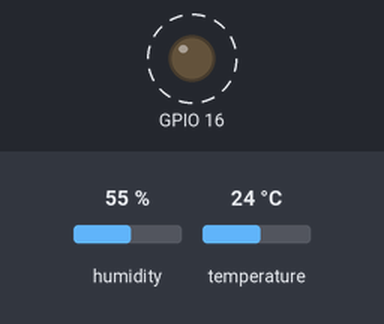
This sketch was run on a simulated ESP8266 (NodeMCU). Parts: output pins drawn as LEDs (lit = HIGH). Dashed ring = blinking. The test bench sets the inputs (shaded band); at power-on: humidity 55 %, temperature 24 °C. WiFi joins after 1.5 s; servers stay silent unless stated; what the sketch prints to the serial monitor is not drawn.

Above: at 3.7 s.
Timing chart, 0 to 6.5 s (numbered marks = the images above):
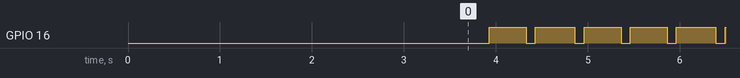

The sketch:

NodeMCU_Paas_01.ino
```cpp
#include <ESP8266WiFi.h>
#include <DHT.h>

#define DHTPIN 2     // GPIO02(D4) NodeMCU v1.0
#define DHTTYPE DHT11   // DHT 11
#define DELAY 100

const char *ssid = "RimadStudio_Wifi";
const char *pass = "a1321";
const char *host_thingspeak = "api.thingspeak.com";
const char *host_dweet = "dweet.io";
const char *host_sparkfun = "data.sparkfun.com";
const char *API_KEY = "34OLZ3ADTX9S7FY6";
const char *thing_name = "Rimand-Node-Red";

DHT dht(DHTPIN,DHTTYPE,30);
float t;

String getData();

void setup() {
  pinMode(16,OUTPUT);
  delay(2000);
  Serial.begin(9600);
  dht.begin();
  //-------------------------------------
  Serial.print("\n\n");
  Serial.print("Connecting to ");
  Serial.print(ssid);
  //-------------------------------------
  WiFi.begin(ssid, pass);
  while (WiFi.status() != WL_CONNECTED) {
    delay(500);
    Serial.print(".");
  }
  Serial.println("\nWiFi connected");
  Serial.println("IP Address");
  Serial.println(WiFi.localIP());
}

void uploadThingspeak() {
  WiFiClient client;
  const int httpPort = 80;
  if (!client.connect(host_thingspeak, httpPort)) {
    Serial.print("\nDisconnect");
    return;
  }
  Serial.print("thingspeak : ");

  String url = "/update/";
  url += "?api_key=";
  url += API_KEY;
  url += "&field2=";
  //url += random(0, 100);
  url += getData();

  Serial.print(url);

  client.print(String("GET ") + url + " HTTP/1.1\r\n" +
               "Host: " + host_thingspeak + "\r\n" +
               "Connection: close\r\n\r\n");
  Serial.println(" >> GET");
}

void uploadSparkfun() {
  WiFiClient client;
  const int httpPort = 80;
  if (!client.connect(host_sparkfun, httpPort)) {
    Serial.print("\nDisconnect");
    return;
  }
  Serial.print("Sparkfun : ");

  String url = "/input/";
  url += "JxEx0M1rrYc2jL2y7aOn?private_key=gzpzjEWBBoh4b54Xz80j";
  url += "&value=";
  //url += random(0, 100);
  url += getData();

  Serial.print(url);

  client.print(String("GET ") + url + " HTTP/1.1\r\n" +
               "Host: " + host_sparkfun + "\r\n" +
               "Connection: close\r\n\r\n");
  Serial.println(" >> GET");
}

void uploadDweet() {
  WiFiClient client;
  const int httpPort = 80;
  if (!client.connect(host_dweet, httpPort)) {
    Serial.print("\nDisconnect");
    return;
  }
  Serial.print("dweet : ");

  String url = "/dweet/for/";
  url += thing_name;
  url += "?Value=";
  //url += random(0, 100);
  url += getData();

  Serial.print(url);

  client.print(String("GET ") + url +
               " HTTP/1.1\r\n" +
               "Host: " + host_dweet + "\r\n" +
               "Connection: close\r\n\r\n");
  Serial.println(" >> GET");
}

void blinks(){
  digitalWrite(16,LOW);
  delay(100);
  digitalWrite(16,HIGH);
  delay(100);
}

void reconnectWifiIfLinkDown() {
  if (WiFi.status() != WL_CONNECTED) {
    WiFi.begin(ssid, pass);
    while (WiFi.status() != WL_CONNECTED) {
      delay(500);
      Serial.print(".");
    }
    Serial.println("\nWiFi connected");
    Serial.println("IP Address");
    Serial.println(WiFi.localIP());
  }
}

String getData(){
 String data = "";
  data += t;
  return data;
}

void loop() {
  t = dht.readTemperature();

  delay(DELAY);
  uploadThingspeak();
  blinks();

  delay(DELAY);
  uploadDweet();
  blinks();

  delay(DELAY);
  uploadSparkfun();
  blinks();

  reconnectWifiIfLinkDown();
}
```

Measured:
- by itself, GPIO 16: alternates HIGH for 0.40 s and LOW for 0.10 s
